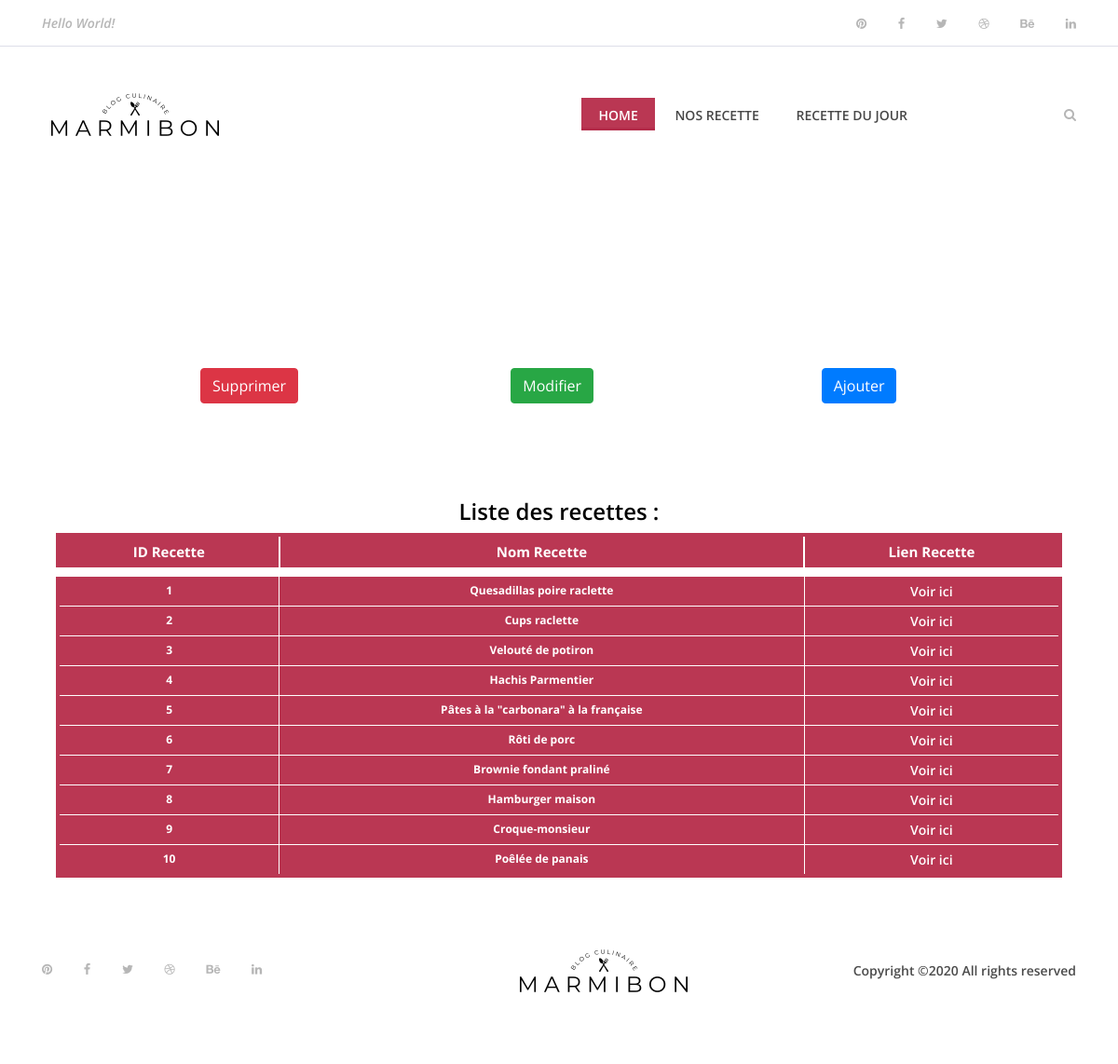
Page /?admin on the committed database.
### tables this page shows
CREATE TABLE IF NOT EXISTS `recette` (
  `Id_recette` bigint(255) NOT NULL AUTO_INCREMENT,
  `Name_recette` varchar(255) DEFAULT NULL,
  `img_recette` varchar(255) NOT NULL,
  `time_recette` varchar(255) DEFAULT NULL,
  `number_recette` bigint(255) DEFAULT NULL,
  `level_recette` varchar(255) DEFAULT NULL,
  `cost_recette` varchar(255) DEFAULT NULL,
  `description_recette` text NOT NULL,
  `Id_Ingredient` bigint(255) NOT NULL,
  `likes` int(255) NOT NULL,
  `dislikes` int(255) NOT NULL,
  PRIMARY KEY (`Id_recette`)
);

### controllers/controller.php (called while the page is built, shortened)
<?php
require('models/model.php');
function admin(){
    $allRecipe = new Recette();
    $allRecipe = $allRecipe->recettes();
    require ('views/admin.php');
}

### public/connect.php (called while the page is built)
<?php
class Databases
{
    public function connect()
    {
        try
        {
            $db = new PDO('mysql:host=localhost;dbname=marmibon;port=3308;charset=utf8', 'root', '');
            return $db;
        }
        catch(Exception $e)
        {
            die('Erreur : '.$e->getMessage());
        }
    }
}

### models/model.php (called while the page is built, shortened)
<?php
require_once('public/connect.php');
class Recette extends Databases{
    public function recettes(){
        $recette = $this->connect()->prepare('SELECT * FROM recette');
        $recette->execute();
        $result = $recette->fetchALL(PDO::FETCH_ASSOC);
        return $result;
     }
}

### views/admin.php (the view, shortened to what this page needs)
<section style=" margin-left:200px; margin-top:200px; opacity:0px; cursor:default;">
    <div class="container">
        <div id="buttonAdmin" class="row">
            <div class="col-xs-4 col-4">
                <button id="Supprimer" type="button" class="btn btn-danger" data-toggle="modal"
                    data-target="#myyyyModal">
                    Supprimer
                </button>
            </div>
            <div class="col-xs-4 col-4">
                <button id="Modifier" type="button" class="btn btn-success" data-toggle="modal" data-target="#myyModal">
                    Modifier
                </button>
            </div>
            <div class="col-xs-4 col-4">
                <button id="Modifier" type="button" class="btn btn-primary" data-toggle="modal" data-target="#mModal">
                    Ajouter
                </button>
            </div>
</section>
<section id="tableauR">
    <h4>
        Liste des recettes :
    </h4>
    <table class="steelBlueCols">
        <thead>
            <tr>
                <th>ID Recette</th>
                <th>Nom Recette</th>
                <th>Lien Recette</th>
            </tr>
        </thead>
        <tbody>
            <tr>
                <?php foreach($allRecipe as $result){ ?>
                <td><?=$result['Id_recette'] ?></td>
                <td><?=$result['Name_recette'] ?></td>
                <td><a target="_blank" style="color:white" href=<?='?recipeID='.$result['Id_recette'] ?>> Voir ici</a></td>
            </tr>
            <?php } ?>
        </tbody>
    </table>
</section>
<?php require('templates/template.php'); ?>

### public/css/style.css (style rules this page uses)
* { margin: 0; padding: 0; }
body { font-family: "Open Sans", sans-serif; font-size: 14px; }
h1, h2, h3, h4, h5, h6 { color: #000000; line-height: 1.3; font-weight: 600; }
a, a:hover, a:focus { -webkit-transition-duration: 500ms; transition-duration: 500ms; text-decoration: none; outline: 0 solid transparent; color: #000000; font-weight: 600; font-size: 14px; color: #474747; }
table.steelBlueCols { border: 4px solid #BA3753; background-color: #BA3753; width: 90%; text-align: center; border-collapse: collapse; }
table.steelBlueCols td, table.steelBlueCols th { border: 1px solid #FFFFFF; padding: 5px 10px; }
table.steelBlueCols tbody td { font-size: 12px; font-weight: bold; color: #FFFFFF; }
table.steelBlueCols td:nth-child(even) { background: #BA3753; }
table.steelBlueCols thead { background: #BA3753; border-bottom: 10px solid #FFFFFF; }
table.steelBlueCols thead th { font-size: 15px; font-weight: bold; color: #FFFFFF; text-align: center; border-left: 2px solid #FFFFFF; }
table.steelBlueCols thead th:first-child { border-left: none; }
#tableauR { width: 100%; display: flex; justify-content: center; align-items: center; margin-top: 100px; flex-direction: column; }
#tableauR h4 { color:black; }

### rows in the picture
recette: Id_recette "1", Name_recette "Quesadillas poire raclette"
recette: Id_recette "2", Name_recette "Cups raclette"
recette: Id_recette "3", Name_recette "Velouté de potiron"
recette: Id_recette "4", Name_recette "Hachis Parmentier"
recette: Id_recette "5", Name_recette "Pâtes à la \"carbonara\" à la française"
recette: Id_recette "6", Name_recette "Rôti de porc"
recette: Id_recette "7", Name_recette "Brownie fondant praliné"
recette: Id_recette "8", Name_recette "Hamburger maison"
recette: Id_recette "9", Name_recette "Croque-monsieur"
recette: Id_recette "10", Name_recette "Poêlée de panais"
